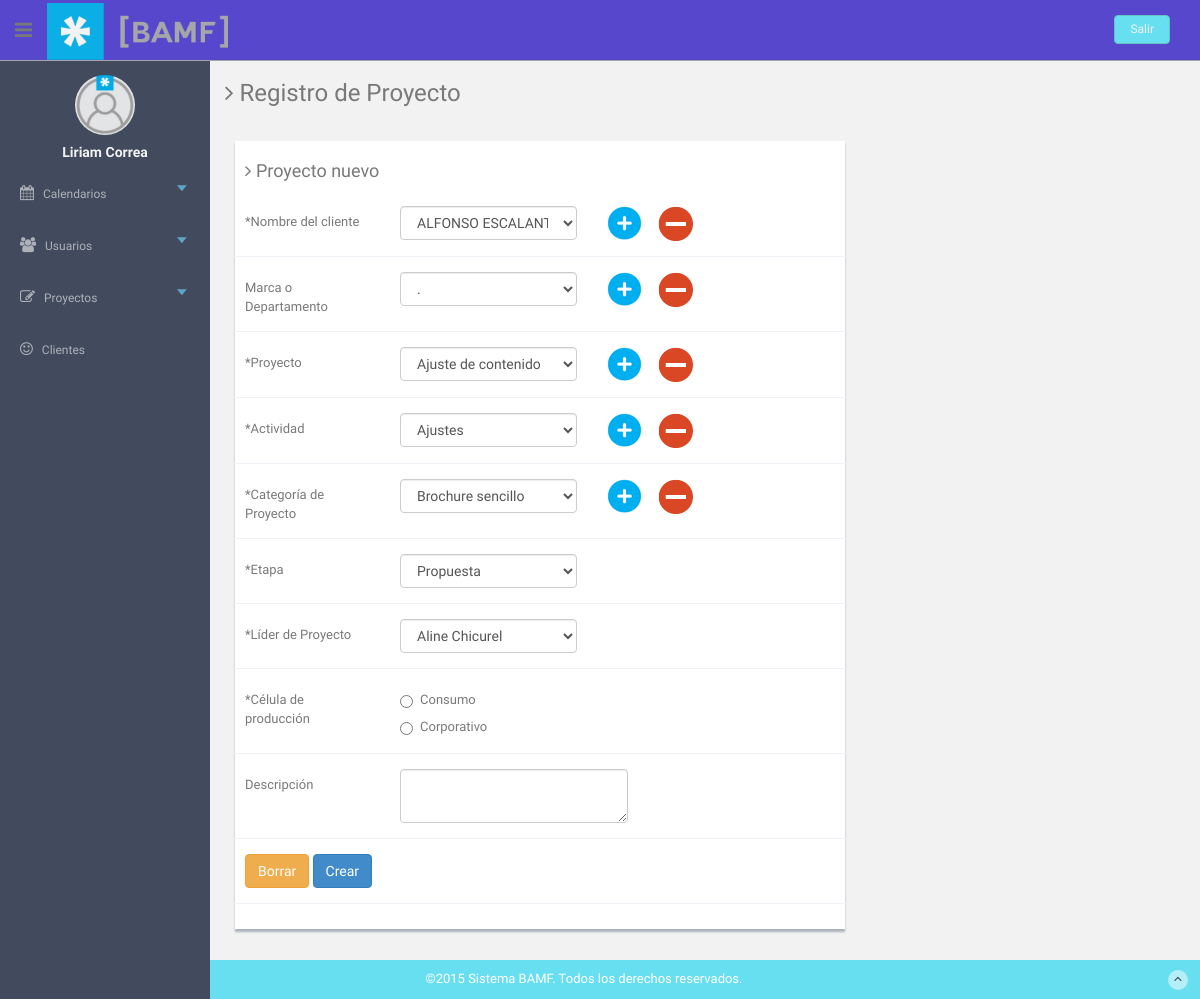
Page /registerProject.php (signed in) on the committed database.
### tables this page shows
CREATE TABLE `usuario` (
  `correoElectronico` varchar(255) NOT NULL,
  `idtipoUsuario` int(10) UNSIGNED NOT NULL,
  `nombre` varchar(255) NOT NULL,
  `apellidoP` varchar(255) NOT NULL,
  `apellidoM` varchar(255) NOT NULL,
  `contrasena` varchar(255) NOT NULL,
  `foto` varchar(255) DEFAULT NULL,
  `activo` int(10) UNSIGNED NOT NULL DEFAULT '0'
);

### registerProject.php (the view, shortened to what the rows shown need)
<!DOCTYPE html>
<html lang="es">
  <?php
    include "includes/html/head.php";
    include "core/init.php";
  ?>
  <body onload="set_interval()" onmousemove="reset_interval()" onclick="reset_interval()" onkeypress="reset_interval()" onscroll="reset_interval()">
  <section id="container" >
      <?php
        include "includes/html/sideBar.php";
      ?>
  </section>
  </body>
</html>

### includes/html/sideBar.php (shortened to what the rows shown need)
<aside>
    <div id="sidebar"  class="nav-collapse ">
        <ul class="sidebar-menu" id="nav-accordion">
        	  <p class="centered">
                <a href="profile.php"><img src="<?php echo$user_data['foto']?>" class="img-circle" width="60"></a></p>
        	  <h5 class="centered"><?php echo $user_data['nombre']." ".$user_data['apellidoP']." ".$user_data['apellidoM'];?></h5>
        	<?php
                if ($user_data['idtipoUsuario'] === '2' || $user_data['idtipoUsuario'] === '1') {?>
                    <li class="sub-menu">
                        <a href="javascript:;" >
                        </a>
                    </li>
                    <li class="sub-menu">
                        <a href="javascript:;" >
                        </a>
                    </li>
                    <li class="sub-menu">
                        <a href="javascript:;" >
                        </a>
                    </li>
                    <li>
                        <a href="clientes.php">
                        </a>
                    </li>
            <?php
                }if ($user_data['correoElectronico'] === 'k.garcia@bamf.com.mx') {?>
                    <li class="sub-menu">
                        <a href="javascript:;" >
                            <i class="fa fa-calendar"></i>
                            <span>Calendarios</span>
                        </a>
                        <ul class="sub">
                            <li class="sub-menu">
                                <a href="javascript:;" >
                                    <i class="fa fa-calendar-check-o"></i>
                                    <span>Corporativo</span>
                                </a>
                                <ul class="sub">
                                    <li><a href="calendarCelulaLider.php?var=1">Corporativo</a></li>
                                    <?php
                                        $result = usersBAMFCoorporativoD();
                                        while ($row = mysql_fetch_array($result)) {
                                            if ($row['correoElectronico'] === 'k.garcia@bamf.com.mx') {
                                                echo "";
                                            }else{?>
                                                <li><a  href="calendarLider.php?var=<?=$row['correoElectronico']?>"><?=$row['nombre']?> <?=$row['apellidoP']?> <?=$row['apellidoM']?></a></li>
                                    <?php
                                            }
                                        }
                                    ?>
                                    <?php
                                        $result = usersBAMFCoorporativoP();
                                        while ($row = mysql_fetch_array($result)) {
                                    ?>
                                    <li><a  href="calendarLider.php?var=<?=$row['correoElectronico']?>"><?=$row['nombre']?> <?=$row['apellidoP']?> <?=$row['apellidoM']?></a></li>
                                    <?php
                                        }
                                    ?>
                                </ul>
                            </li>
                        </ul>
                    </li>
                    <li class="mt">
                        <a href="listaProyectosLider.php">
                            <i class="fa fa-pencil-square-o"></i>
                            <span>Lista de Proyectos</span>
                        </a>
                    </li>
            <?php
                }if ($user_data['correoElectronico'] === 'j.galvan@bamf.com.mx') {?>
                    <li class="sub-menu">
                        <a href="javascript:;" >
                            <i class="fa fa-calendar"></i>
                            <span>Calendarios</span>
                        </a>
                        <ul class="sub">
                            <li class="sub-menu">
                                <a href="javascript:;" >
                                    <i class="fa fa-calendar"></i>
                                    <span>Consumo</span>
                                </a>
                                <ul class="sub">
                                    <li><a href="calendarCelulaLider.php?var=0">Consumo</a></li>
                                    <?php
                                        $result = usersBAMFConsumoD();
                                        while ($row = mysql_fetch_array($result)) {
                                            if ($row['correoElectronico'] === 'j.galvan@bamf.com.mx') {
                                                echo "";
                                            }else{?>
                                                <li><a  href="calendarLider.php?var=<?=$row['correoElectronico']?>"><?=$row['nombre']?> <?=$row['apellidoP']?> <?=$row['apellidoM']?></a></li>
                                    <?php
                                            }
                                        }
                                    ?>
                                    <?php
                                        $result = usersBAMFConsumoP();
                                        while ($row = mysql_fetch_array($result)) {
                                    ?>
                                    <li><a  href="calendarLider.php?var=<?=$row['correoElectronico']?>"><?=$row['nombre']?> <?=$row['apellidoP']?> <?=$row['apellidoM']?></a></li>
                                    <?php
                                        }
                                    ?>
                                </ul>
                            </li>
                        </ul>
                    </li>
                    <li class="mt">
                        <a href="listaProyectosLider.php">
                            <i class="fa fa-pencil-square-o"></i>
                            <span>Lista de Proyectos</span>
                        </a>
                    </li>
            <?php
                }if ($user_data['correoElectronico'] === 'p.esparza@bamf.com.mx') {?>
                    <li class="sub-menu">
                        <a href="javascript:;" >
                            <i class="fa fa-calendar"></i>
                            <span>Calendarios</span>
                        </a>
                        <ul class="sub">
                            <li class="sub-menu">
                                <a href="javascript:;" >
                                    <i class="fa fa-calendar-check-o"></i>
                                    <span>Corporativo</span>
                                </a>
                                <ul class="sub">
                                    <li><a href="calendarCelulaLider.php?var=1">Corporativo</a></li>
                                    <?php
                                        $result = usersBAMFCoorporativoD();
                                        while ($row = mysql_fetch_array($result)) {
                                            if ($row['correoElectronico'] === 'p.esparza@bamf.com.mx') {
                                                echo "";
                                            }else{?>
                                                <li><a  href="calendarLider.php?var=<?=$row['correoElectronico']?>"><?=$row['nombre']?> <?=$row['apellidoP']?> <?=$row['apellidoM']?></a></li>
                                    <?php
                                            }
                                        }
                                    ?>
                                    <?php
                                        $result = usersBAMFCoorporativoP();
                                        while ($row = mysql_fetch_array($result)) {
                                    ?>
                                    <li><a  href="calendarLider.php?var=<?=$row['correoElectronico']?>"><?=$row['nombre']?> <?=$row['apellidoP']?> <?=$row['apellidoM']?></a></li>
                                    <?php
                                        }
                                    ?>
                                </ul>
                            </li>
                        </ul>
                    </li>
                    <li class="mt">
                        <a href="listaProyectosLider.php">
                            <i class="fa fa-pencil-square-o"></i>
                            <span>Lista de Proyectos</span>
                        </a>
                    </li>
            <?php
                }
            ?>
        </ul>
    </div>
</aside>

### rows in the picture
usuario: foto (placeholder picture), nombre "Liriam", apellidoP "Correa"

### other values in the picture
form field nombreCliente "ALFONSO ESCALANTE"
form field marca "."
form field proyecto "Ajuste de contenido"
form field actividad "Ajustes"
form field tipoProyecto "Brochure sencillo"
form field etapa "Propuesta"
form field liderProyecto "Aline Chicurel"
